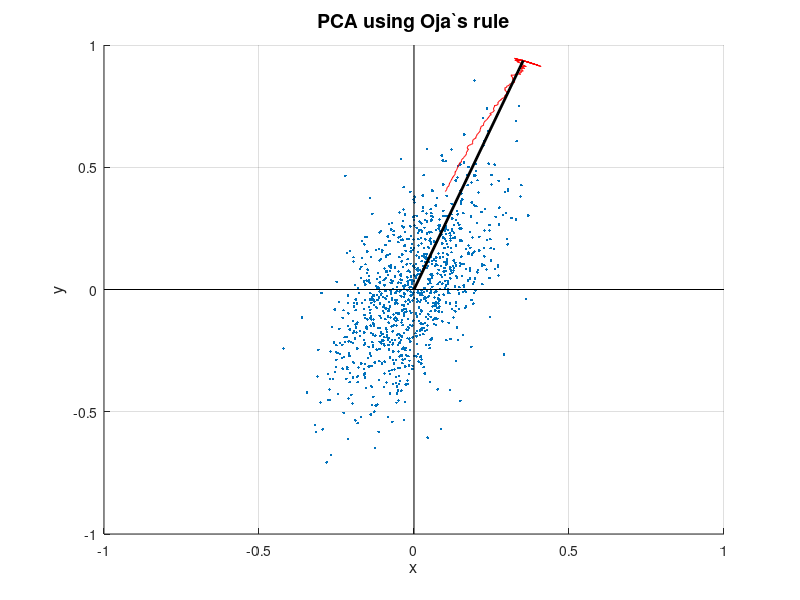
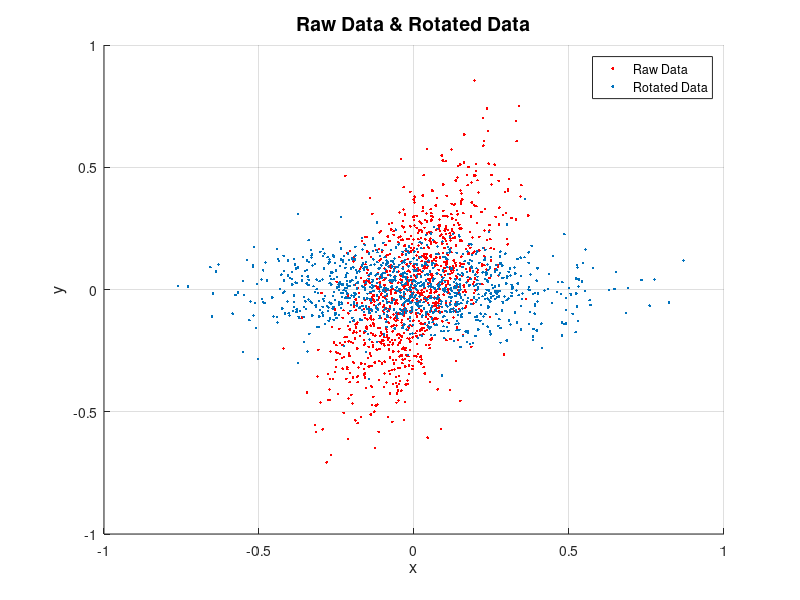
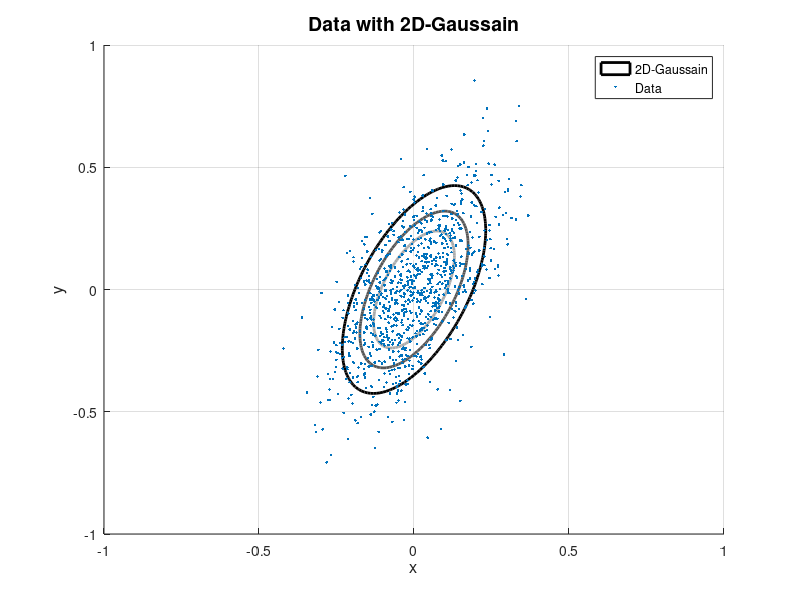

Recreate these plots in MATLAB, in order.
%% Problem 2
clear; clc; clf;
load('DATA.mat');
data=data';
figure(1); hold on;
plot(data(1,:),data(2,:),'.');
xlim([-1 1]); ylim([-1 1]); grid on;
w=[0.1; 0.4];

for it=1:1000
    rPre=data(:,it);
    rPost=w'*rPre;                                      % Network update
    w=w+0.1*rPost*(rPre-rPost*w);                       % Hebbian training
    w_traj(:,it)=w;                                     % Recording of weight history
end

%% Plotting results (raw data & predicted main axis)
plot(w_traj(1,:),w_traj(2,:),'r');
plot([0 w(1)],[0 w(2)], 'k', 'linewidth', 2);
plot([-1 1], [0 0], 'k'); plot([0 0], [-1 1], 'k');
title('PCA using Oja`s rule','FontSize',14);
xlabel('x','FontSize',12); ylabel('y','FontSize',12);

%% Rotate data
figure(2); hold on;
theta=atan(w(2)/w(1));
rot_data=[cos(theta) sin(theta); -sin(theta) cos(theta)]*data;
                                                        % Reverse rotation matrix
plot(data(1,:),data(2,:),'r.');
plot(rot_data(1,:),rot_data(2,:),'.');
xlim([-1 1]); ylim([-1 1]); grid on;
title('Raw Data & Rotated Data','FontSize',14);
xlabel('x','FontSize',12); ylabel('y','FontSize',12);
legend('Raw Data', 'Rotated Data');

%% Find sigma x and sigma y
figure(3); hold on;
s_x=sqrt(var(rot_data(1,:)));
s_y=sqrt(var(rot_data(2,:)));

resol=0.01;
rsize=1;
rspace=-rsize:resol:rsize;
[xx, yy]=meshgrid(rspace,rspace);

a=(cos(theta))^2/2/s_x^2+(sin(theta))^2/2/s_y^2;
b=sin(2*theta)/4/s_y^2-sin(2*theta)/4/s_x^2;
c=(sin(theta))^2/2/s_x^2+(cos(theta))^2/2/s_y^2;
RFs=exp(-a*xx.^2+2*b*xx.*yy-c*yy.^2);                   % Rotated 2-D Gaussian distribution
contour(xx, yy, RFs, 4, 'LineWidth',2); colormap gray;  % Plot a contour
xlabel('x'); ylabel('y');
plot(data(1,:),data(2,:),'.'); xlim([-1 1]); ylim([-1 1]);
grid on;
title('Data with 2D-Gaussain','FontSize',14);
xlabel('x','FontSize',12); ylabel('y','FontSize',12);
legend('2D-Gaussain','Data');
hold off;

%% Plot the theta, s_x, s_y value
fprintf('theta:\t %f(degree) \ns_x:\t %f \ns_y:\t %f \n', theta*180/pi, s_x, s_y);